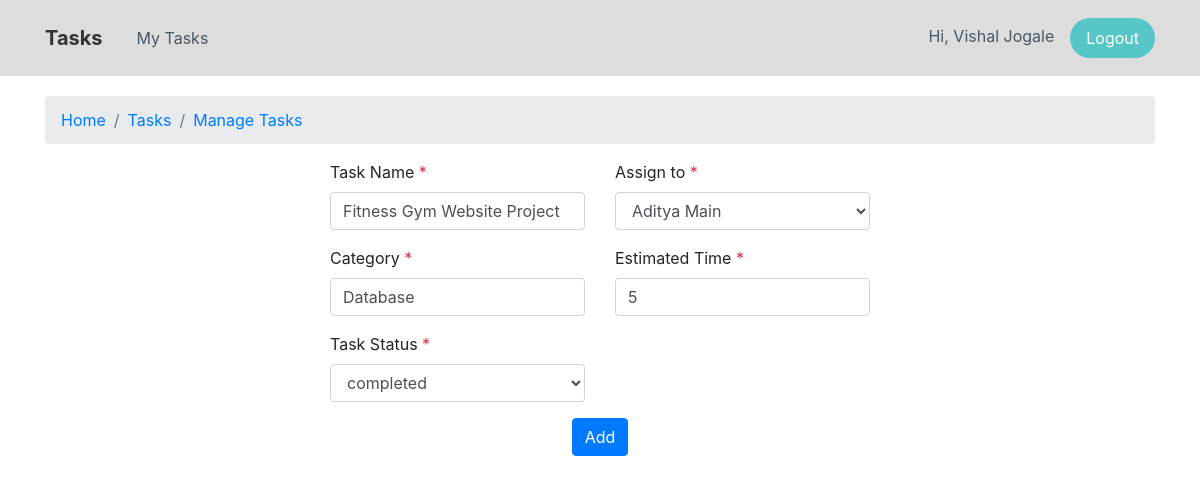
/edit-tasks.php (signed in), run on the app's committed database.
### tables this page shows
CREATE TABLE `tasks` (
  `id` int(20) NOT NULL,
  `employee_id` int(20) NOT NULL,
  `task_name` varchar(80) NOT NULL,
  `estimated_time` int(20) NOT NULL,
  `completed_time` int(20) DEFAULT NULL,
  `category` varchar(50) DEFAULT NULL,
  `task_status` varchar(50) NOT NULL,
  `report` varchar(100) DEFAULT NULL,
  `date_time` datetime NOT NULL
);

### Main.php (called while the page is built, shortened)
<?php
class Main
{
    protected $mysqli;
    public function __construct()
    {
        include 'config/config.php';
        $this->mysqli =$mysqli;
    }
    public function get_employees($id = null){
        if(is_null($id)){
            $result = mysqli_query($this->mysqli,"SELECT * FROM employees order by id desc");
        }
        else{
            $result = mysqli_query($this->mysqli,"SELECT * FROM employees where id = '$id'");
        }
        return $result;
    }
    public function get_tasks($id = null){
        if(is_null($id)) $result = mysqli_query($this->mysqli,"SELECT t.*,e.name as employee_name FROM tasks as t left join employees as e on t.employee_id = e.id order by t.id desc");
        else $result = mysqli_query($this->mysqli,"SELECT t.*,e.name as employee_name FROM tasks as t left join employees as e on t.employee_id = e.id where t.id = '$id'");
        return $result;
    }
}

### edit-tasks.php (the view, shortened to what this page needs)
<?php
require_once "Main.php";
$main = new Main();
$id = $_GET['id'];
$task = mysqli_fetch_assoc($main->get_tasks($id));
$employees = $main->get_employees();
?>
<!DOCTYPE html>
<html lang="en">
<head>
    <link rel="stylesheet" href="assets/bootstrap/css/bootstrap.min.css">
    <link rel="stylesheet" href="assets/css/styles.css">
</head>
<body>
<?include_once "navigation.php"?>
<section>
    <div class="container">
        <ol class="breadcrumb" style="margin-top: 20px;">
            <li class="breadcrumb-item"><a href="index.php"><span>Home</span></a></li>
            <li class="breadcrumb-item"><a href="tasks.php"><span>Tasks</span></a></li>
            <li class="breadcrumb-item"><a href="#"><span>Manage Tasks</span></a></li>
        </ol>
    </div>
</section>
<div class="container">
    <div class="row">
        <div class="col-md-6 offset-md-3">
            <form action="edit-tasks.php?id=<?=$id?>" method="post">
                <div class="row">
                    <div class="col-md-6">
                        <div class="form-group">
                            <label for="name">Task Name <span class="text-danger">*</span></label>
                            <input type="text" class="form-control" id="name" name="task_name" pattern="[a-zA-Z. ]+" value="<?=$task['task_name']?>" placeholder="Name" required>
                        </div>
                    </div>
                    <div class="col-md-6">
                        <div class="form-group">
                            <label for="employee">Assign to <span class="text-danger">*</span></label>
                            <select id="employee" class="form-control" name="employee_id" required>
                                <?if($employees):?>
                                    <?while($row = mysqli_fetch_assoc($employees)):?>
                                        <option value="<?=$row['id']?>"><?=$row['name']?></option>
                                    <?endwhile;?>
                                <?else:?>
                                    <option>none</option>
                                <?endif;?>
                            </select>
                        </div>
                    </div>
                    <div class="col-md-6">
                        <div class="form-group">
                            <label for="taskcategory">Category <span class="text-danger">*</span></label>
                            <input type="text" class="form-control" id="taskcategory" name="category" value="<?=$task['category']?>" placeholder="Category" required>
                        </div>
                    </div>
                    <div class="col-md-6">
                        <div class="form-group">
                            <label for="estimatedTime">Estimated Time <span class="text-danger">*</span></label>
                            <input type="number" class="form-control" id="estimatedTime" name="estimated_time" value="<?=$task['estimated_time']?>" placeholder="Estimated Time" required>
                        </div>
                    </div>
                    <div class="col-md-6">
                        <div class="form-group">
                            <label for="task_status">Task Status <span class="text-danger">*</span></label>
                            <select id="task_status" class="form-control" name="task_status" required>
                                <option value="completed">completed</option>
                            </select>
                        </div>
                    </div>
                </div>
                <div class="center">
                    <button type="submit" class="btn btn-primary"> Add</button>
                </div>
            </form>
        </div>
    </div>
</div>
</body>
</html>

### assets/css/styles.css (style rules this page uses)
.center { text-align: center; }

### data on the page
tasks: task_name "Fitness Gym Website Project", category "Database", estimated_time "5"

### other printed values
$_SESSION['employee_name'] "Vishal Jogale"
form field employee_id "Aditya Main"
